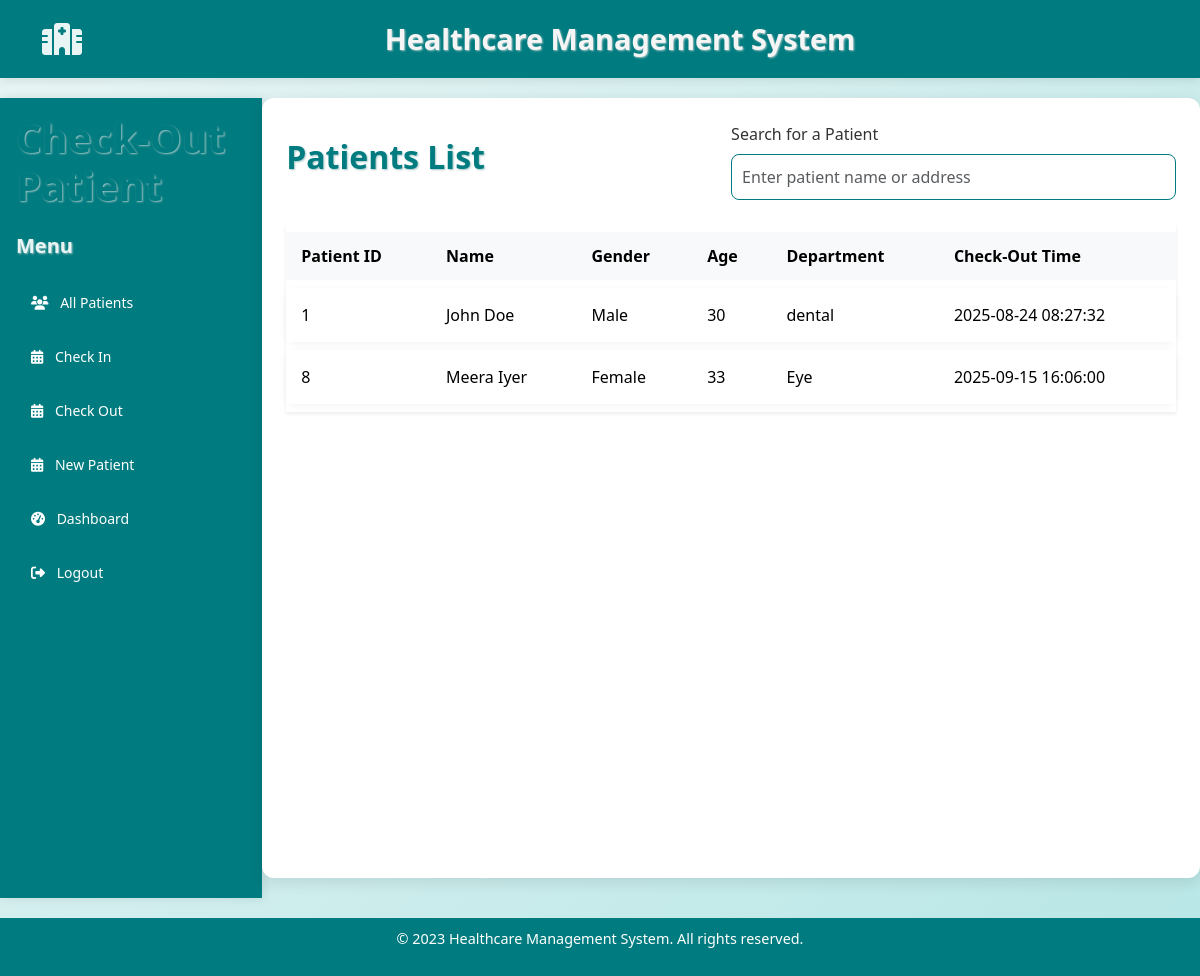
The app's page /checkout, older data.
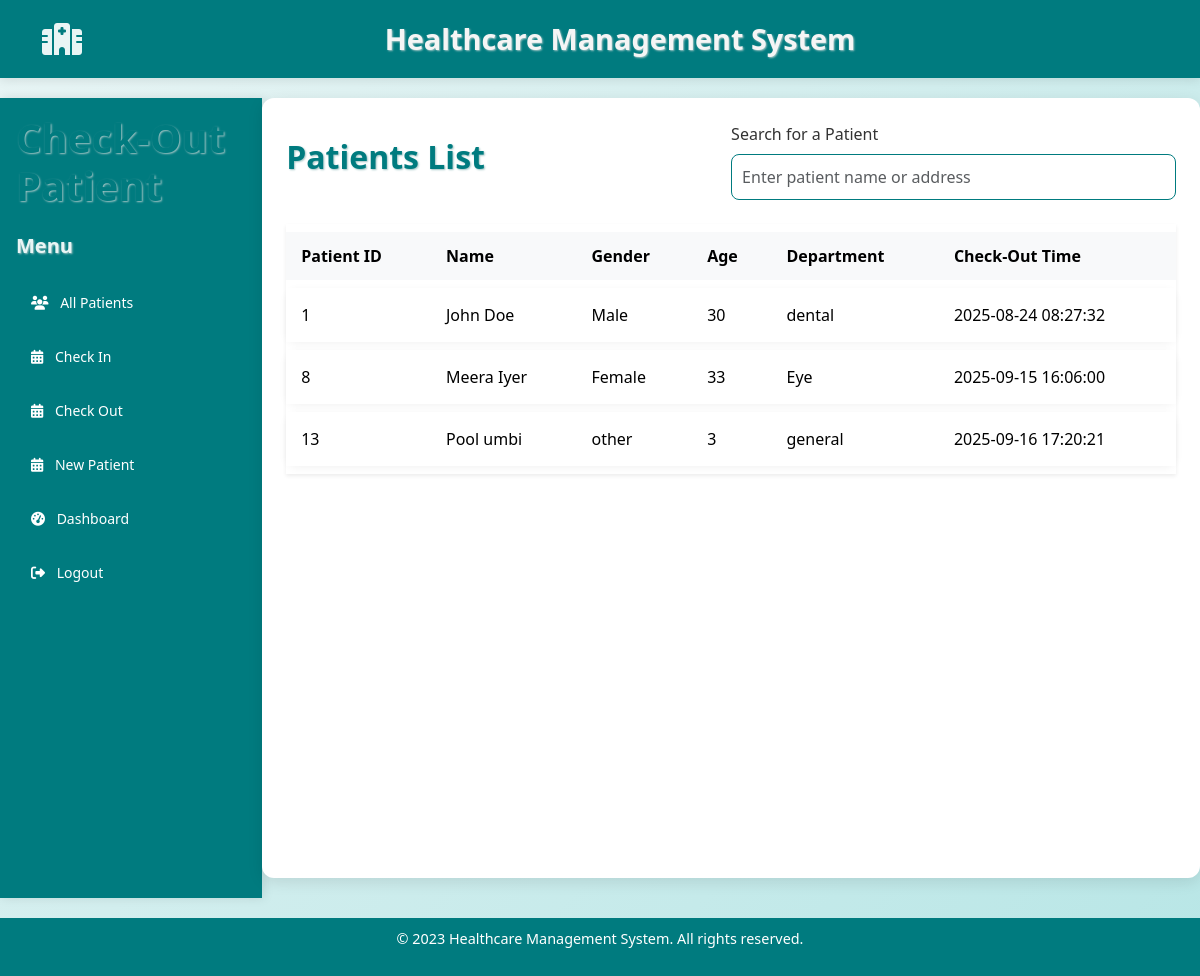
The same page, newer data.
### models.py (models this page shows)
class Patientout(db.Model):
    id = db.Column(db.Integer, primary_key=True)
    patientid = db.Column(db.Integer, db.ForeignKey('patient.id'),nullable=False)
    check_out_time = db.Column(db.DateTime, default=without_microseconds)
    notes = db.Column(db.String(255))

class Patient(db.Model):
    id = db.Column(db.Integer, primary_key=True)
    name = db.Column(db.String(100), nullable=False)
    gender = db.Column(db.String, nullable=False)
    age = db.Column(db.Integer, nullable=False)
    phone = db.Column(db.Integer, nullable=False)
    address = db.Column(db.String, nullable=False)
    department = db.Column(db.String, nullable=False)

### app.py (the view, shortened to what this page needs)
@app.route('/checkout', methods=['GET', 'POST'])
def checkout_page():
    shift2 = db.session.query(Patientout, Patient).join(Patient, Patientout.patientid == Patient.id).all()
    return render_template('checkout.html', patients=shift2)

### templates/checkout.html (shortened to what this page needs)
{% extends "base.html" %}
{% block content %}
    <div class="d-flex">
        <nav class="sidebar text-white p-3 vh-100" style="background-color: #007b7f;">
            <h1 class="mb-4">Check-Out Patient</h1>
            <h5 class="mb-4">Menu</h5>
            <ul class="nav flex-column">
                <li class="nav-item mb-2"><a href="{{url_for('adminp')}}" class ="nav-link text-white"><i class="fas fa-users me-2"></i> All Patients</a>
                <li class="nav-item mb-2">
                    <a href="{{ url_for('checkin_page') }}" class="nav-link text-white">
                        <i class="fas fa-calendar-alt me-2"></i> Check In
                    </a>
                </li>
                <li class="nav-item mb-2">
                    <a href="{{ url_for('checkout_page') }}" class="nav-link text-white">
                        <i class="fas fa-calendar-alt me-2"></i> Check Out
                    </a>
                </li>
                <li class="nav-item mb-2">
                    <a href="{{ url_for('patreg') }}" class="nav-link text-white">
                        <i class="fas fa-calendar-alt me-2"></i> New Patient
                    </a>
                </li>
                <li class="nav-item mb-2">
                    <a href="{{ url_for('analytics.superadmin_dashboard') }}" class="nav-link text-white">
                        <i class="fas fa-tachometer-alt me-2"></i> Dashboard
                    </a>
                </li>
                <li class="nav-item mb-2">
                    <a href="{{ url_for('logout') }}" class="nav-link text-white">
                        <i class="fas fa-sign-out-alt me-2"></i> Logout
                    </a>
                </li>
            </ul>
        </nav>
    <div class="container-fluid p-4">
        <div class="d-flex justify-content-between align-items-center mb-4">
            <h2>Patients List</h2>
            <div class="w-50">
                <label class="form-label">Search for a Patient</label>
                <input type="text" id="searchInput" class="form-control" placeholder="Enter patient name or address">
            </div>
        </div>
        <table class="table table-bordered align-middle shadow-sm">
            <thead class="table-light">
                <tr>
                    <th>Patient ID</th>
                    <th>Name</th>
                    <th>Gender</th>
                    <th>Age</th>
                    <th>Department</th>
                    <th>Check-Out Time</th>
                </tr>
            </thead>
            <tbody id="resultsBody">
                    {% for checkin_record, patient in patients %}
                    <tr>
                        <td>{{ patient.id }}</td>
                        <td>{{ patient.name }}</td>
                        <td>{{ patient.gender }}</td>
                        <td>{{ patient.age }}</td>
                        <td>{{ patient.department }}</td>
                        <td>{{ checkin_record.check_out_time }}</td>
                    </tr>
                    {% endfor %}
            </tbody>
        </table>
    </div>
</div>
{% endblock %}

Row changes from the older to the newer data that the page shows:
added Patientout: id "13", name "Pool umbi", gender "other", age "3", department "general", check_out_time "2025-09-16 17:20:21"
